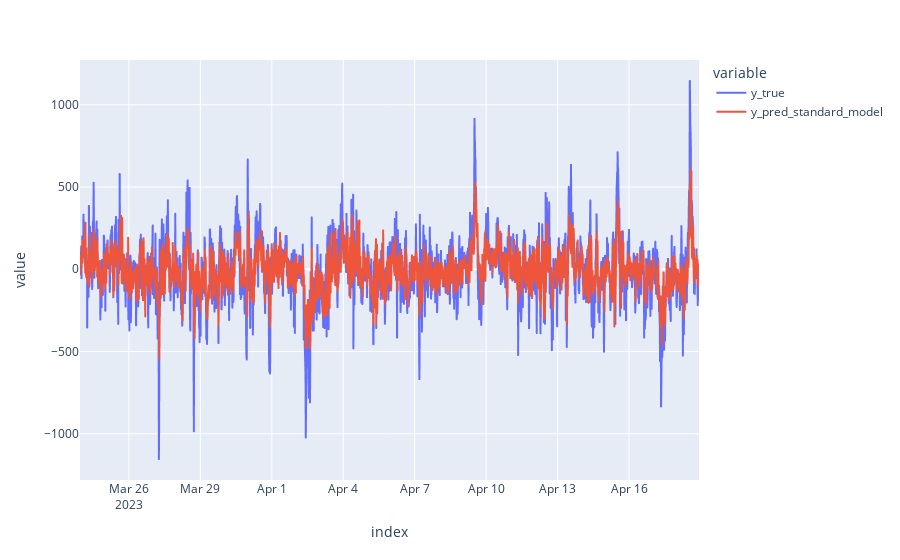

The notebook cell this image was saved under:
### Code cell
prediction_df_molten = prediction_df.melt(ignore_index=False)
fig = px.line(
    prediction_df_molten,
    x = prediction_df_molten.index,
    y = "value",
    color = "variable",
)
fig.show()

### Figure 1 — Plotly figure (JSON) as saved in the notebook; plotly's stock layout.template omitted (floating-point values rounded to 4 significant figures; data arrays with more than 128 entries replaced by an {"elided": "..."} marker saying what was removed)
{"data": [{"hovertemplate": "variable=y_true<br>index=%{x}<br>value=%{y}<extra></extra>", "legendgroup": "y_true", "line": {"color": "#636efa", "dash": "solid"}, "marker": {"symbol": "circle"}, "mode": "lines", "name": "y_true", "showlegend": true, "type": "scattergl", "x": {"elided": "2496 str values"}, "xaxis": "x", "y": {"elided": "2496 float values"}, "yaxis": "y"}, {"hovertemplate": "variable=y_pred_standard_model<br>index=%{x}<br>value=%{y}<extra></extra>", "legendgroup": "y_pred_standard_model", "line": {"color": "#EF553B", "dash": "solid"}, "marker": {"symbol": "circle"}, "mode": "lines", "name": "y_pred_standard_model", "showlegend": true, "type": "scattergl", "x": {"elided": "2496 str values"}, "xaxis": "x", "y": {"elided": "2496 float values"}, "yaxis": "y"}], "layout": {"legend": {"title": {"text": "variable"}, "tracegroupgap": 0}, "margin": {"t": 60}, "xaxis": {"anchor": "y", "domain": [0, 1], "title": {"text": "index"}}, "yaxis": {"anchor": "x", "domain": [0, 1], "title": {"text": "value"}}}}
